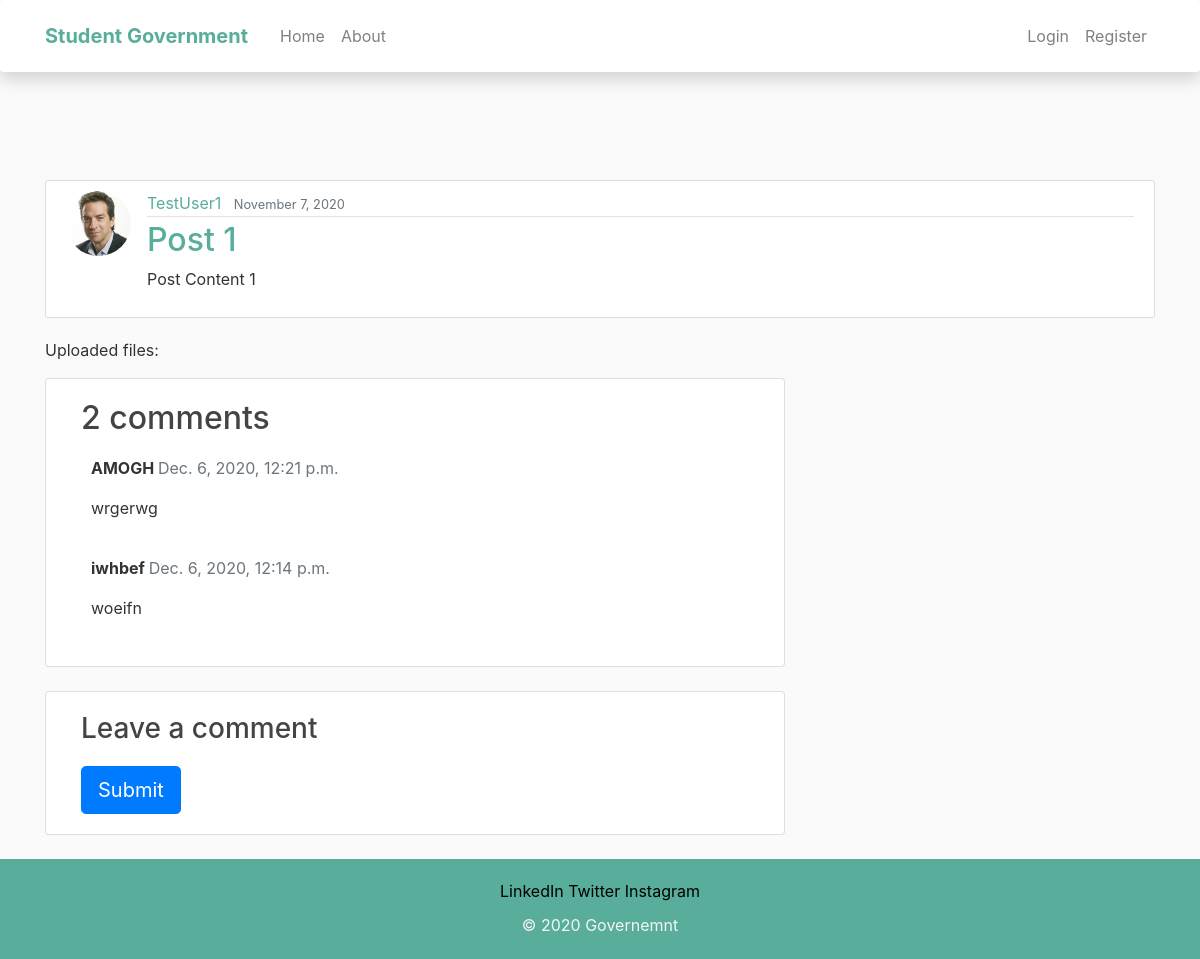
/post/5/, run on the app's committed database.
### blog/models.py (models this page shows, shortened)
class Post(models.Model):
    title = models.CharField(max_length = 100)
    content = models.TextField()
    date_posted = models.DateTimeField(default = timezone.now)  # not timezone.now() as we don't want to execute it instantly
    author = models.ForeignKey(User, on_delete = models.CASCADE)

class Comment(models.Model):
    post = models.ForeignKey(Post,on_delete=models.CASCADE,related_name='comments')
    name = models.CharField(max_length=80)
    email = models.EmailField()
    body = models.TextField()
    created_on = models.DateTimeField(auto_now_add=True)
    active = models.BooleanField(default=False)
    class Meta:
        ordering = ['created_on']

### users/models.py (models this page shows, shortened)
class Profile(models.Model):
    user = models.OneToOneField(User, on_delete=models.CASCADE)
    image = models.ImageField(default='default.jpg', upload_to='profile_pics')

### blog/views.py (the view)
# urls.py: path('post/<int:pk>/', PostDetailView.as_view(), name="post-detail"),
class PostDetailView(DetailView):
    model = Post
    def get_context_data(self, **kwargs):
        data = super().get_context_data(**kwargs)
        comments_connected = Comment.objects.order_by('-created_on')
        data['comments'] = comments_connected
        if self.request.user.is_authenticated:
            data['comment_form'] = CommentForm(instance=self.request.user)
        return data

### blog/templates/blog/post_detail.html (shortened to what this page needs)
{% extends 'blog/base.html' %}
{% load crispy_forms_tags %}
{% block content %}
    <article class="media content-section">
    <img class="rounded-circle article-img" src="{{ object.author.profile.image.url }}">
    <div class="media-body">
        <div class="article-metadata">
            <a class="mr-2" href="{% url 'user-posts' object.author.username %}" style="color: #58ae9b;">{{ object.author }}</a>
            <small class="text-muted">{{ object.date_posted|date:"F j, Y" }}</small>
        </div>
        <h2 class="article-title" style="color: #58ae9b;">{{ object.title }}</h2>
        <p class="article-content">{{ object.content }}</p>
    </div>
    </article>
    <p>Uploaded files:</p>
    <div class="col-md-8 card mb-4  mt-3 ">
      <div class="card-body">
        <h2>{{ comments.count }} comments</h2>
        {% for comment in comments %}
        <div class="comments" style="padding: 10px;">
          <p class="font-weight-bold">
            {{ comment.name }}
            <span class=" text-muted font-weight-normal">
              {{ comment.created_on }}
            </span>
          </p>
          {{ comment.body | linebreaks }}
        </div>
        {% endfor %}
      </div>
    </div>
    <div class="col-md-8 card mb-4  mt-3 ">
        <div class="card-body">
        {% if new_comment %}
        <div class="alert alert-success" role="alert">
            Your comment is awaiting moderation
        </div>
        {% else %}
        <h3>Leave a comment</h3>
        <form method="post" style="margin-top: 1.3em;">
            <button type="submit" class="btn btn-primary  btn-lg">Submit</button>
        </form>
        {% endif %}
        </div>
    </div>
{% endblock content %}

### blog/static/blog/main.css (style rules this page uses)
body { background: #fafafa; color: #333333; margin-top: 5rem; }
h1, h2, h3, h4, h5, h6 { color: #444444; }
.content-section { background: #ffffff; padding: 10px 20px; border: 1px solid #dddddd; border-radius: 3px; margin-bottom: 20px; }
.article-title { color: #444444; }
.article-content { white-space: pre-line; }
.article-img { height: 65px; width: 65px; margin-right: 16px; }
.article-metadata { padding-bottom: 1px; margin-bottom: 4px; border-bottom: 1px solid #e3e3e3 }

### data on the page
Post: author.profile.image (placeholder picture), author "TestUser1", date_posted "November 7, 2020", title "Post 1", content "Post Content 1"
Comment: name "AMOGH", created_on "Dec. 6, 2020, 12:21 p.m.", body "wrgerwg"
Comment: name "iwhbef", created_on "Dec. 6, 2020, 12:14 p.m.", body "woeifn"

### other printed values
{{ comments.count }} "2"
